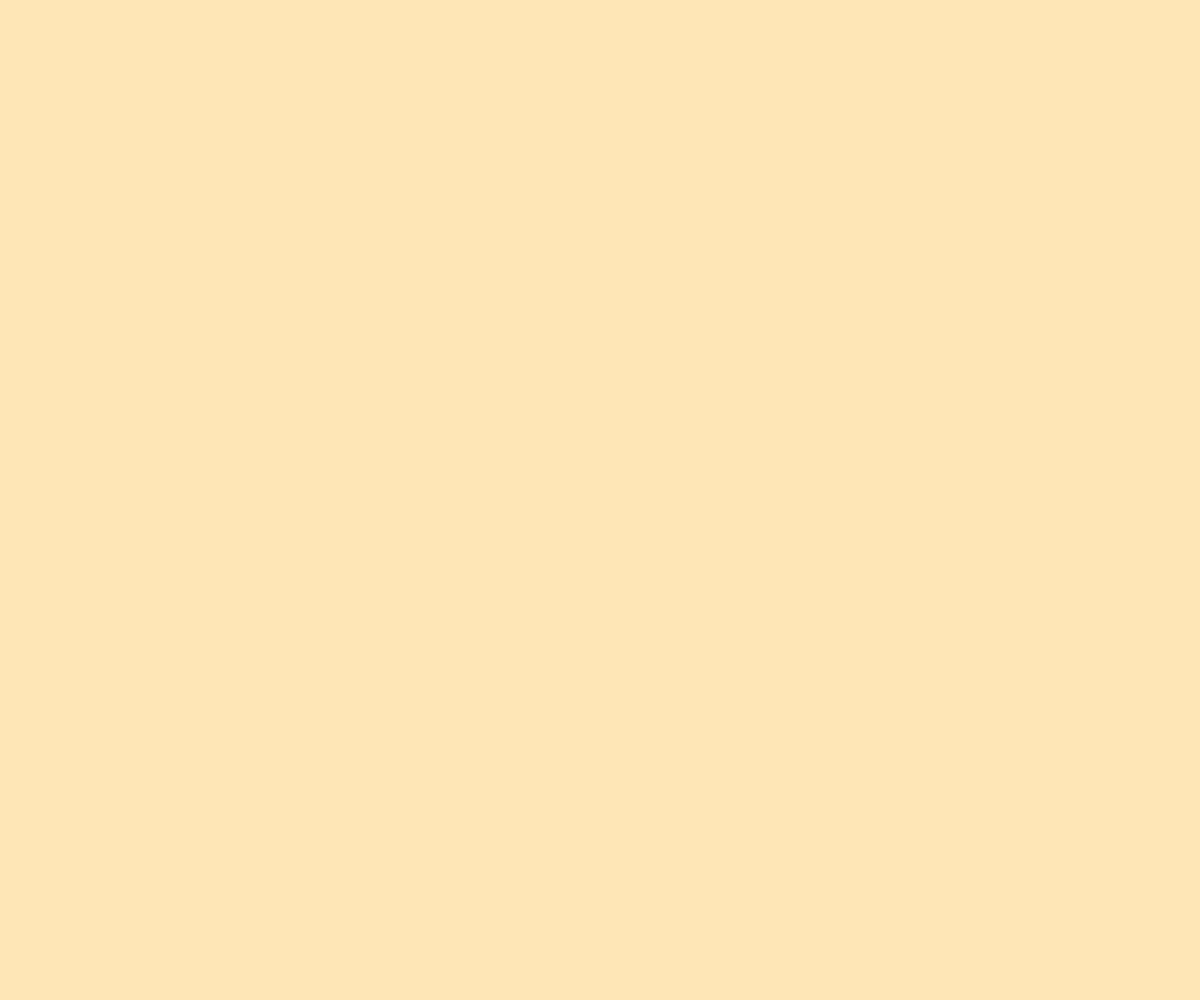
Frame 1 (no input)
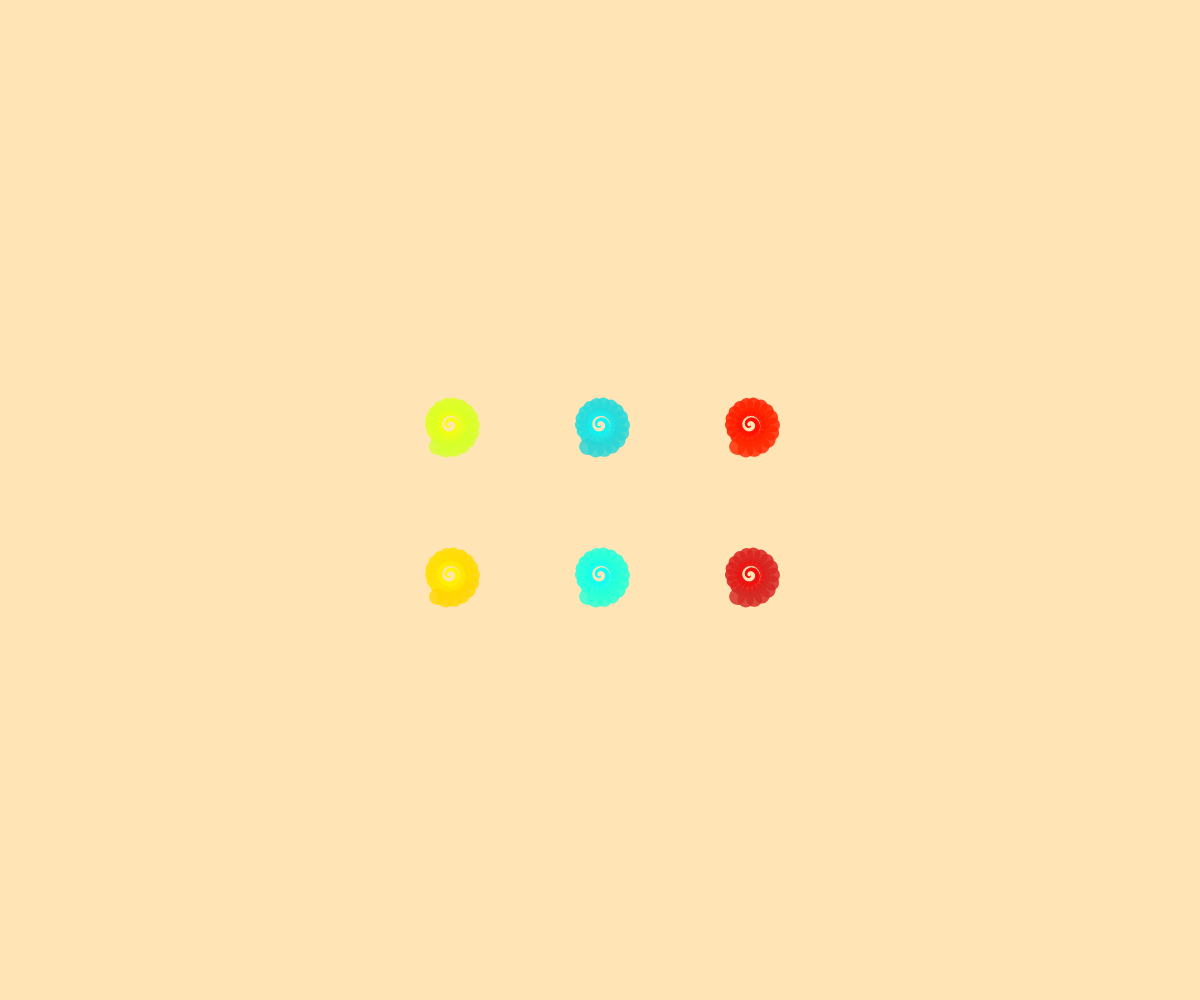
Frame 60 (no input)
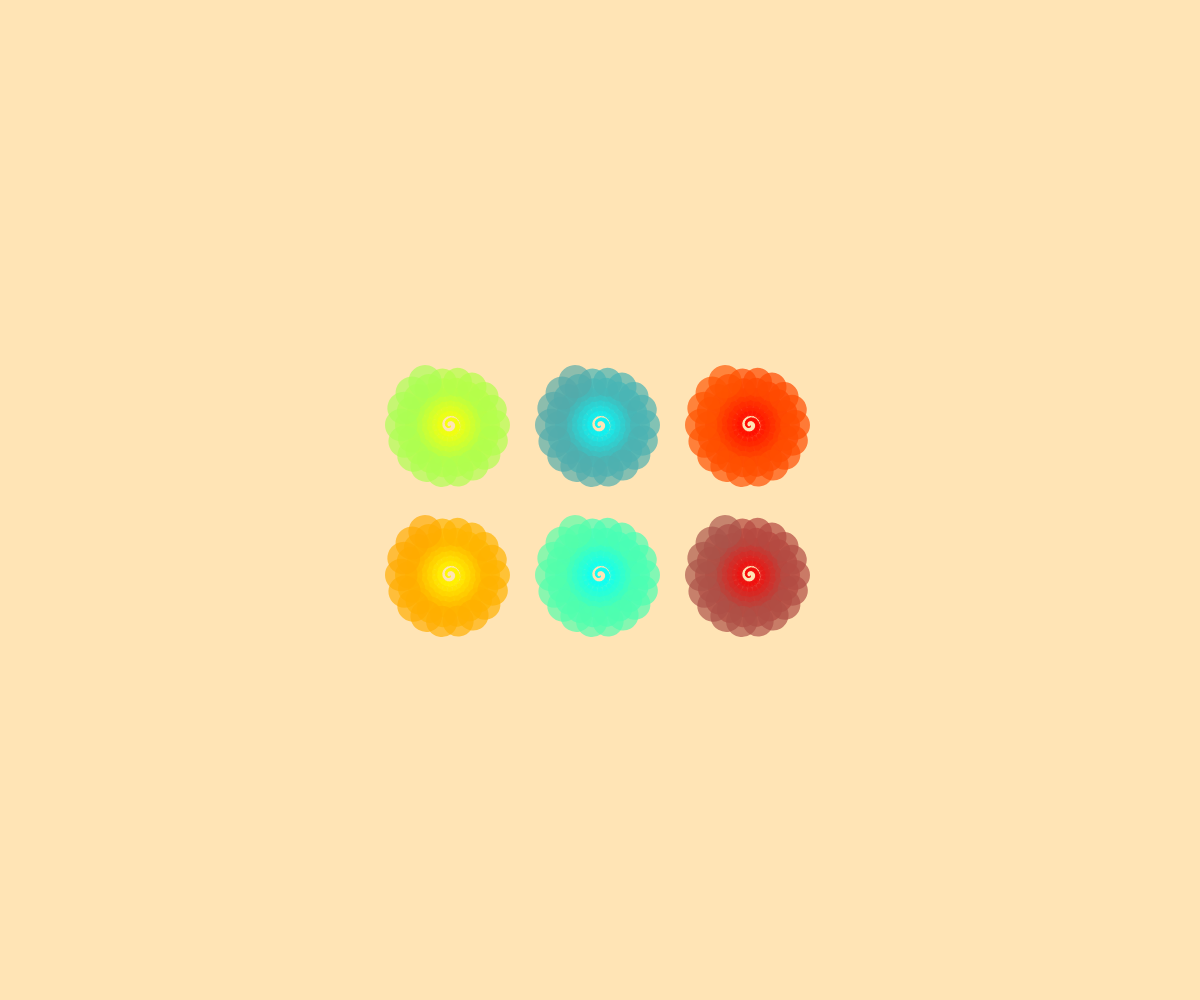
Frame 120 (the mouse pressed at the canvas centre since frame 60)

The p5.js sketch that drew these frames (run headless with seeded random() and noise() and a simulated clock; from frame 60 on, the mouse is pressed at the canvas centre):

// p5.js sketch
// ── sketch.js
function preload(){
  // put preload code here
}

function setup() {
  createCanvas(windowWidth,windowHeight);
  // put setup code here
  background("Moccasin");
  angleMode(DEGREES);

}

function draw() {
  // put drawing code here
  translate(width/2, height/2);

//sotto

  push();
//da rosso a blu
  translate(150, 75);
  fill(lerpColor(color("rgba(255,0,0,1)"), color("rgba(0,255,225,0)"), frameCount/360));
  noStroke();
  rotate(frameCount*20);
  scale(frameCount/360);
  ellipse(150,0,100);

  pop();

  push();
//da giallo a rosso
  translate(-150, 75);
  fill(lerpColor(color("rgba(255,255,0,1)"), color("rgba(255,0,0,0)"), frameCount/360));
  noStroke();
  rotate(frameCount*20);
  scale(frameCount/360);
  ellipse(150,0,100);

  pop();

  push();
//da blu a giallo
  translate(0, 75);
  fill(lerpColor(color("rgba(0,255,255,1)"), color("rgba(255,255,0,0)"), frameCount/360));
  noStroke();
  rotate(frameCount*20);
  scale(frameCount/360);
  ellipse(150,0,100);

  pop();

//sopra

  push();
//da rosso a giallo
  translate(150, -75);
  fill(lerpColor(color("rgba(255,0,0,1)"), color("rgba(255,255,0,0)"), frameCount/360));
  noStroke();
  rotate(frameCount*20);
  scale(frameCount/360);
  ellipse(150,0,100);

  pop();

  push();
//da giallo a blu
  translate(-150, -75);
  fill(lerpColor(color("rgba(255,255,0,1)"), color("rgba(0,255,255,0)"), frameCount/360));
  noStroke();
  rotate(frameCount*20);
  scale(frameCount/360);
  ellipse(150,0,100);

  pop();

  push();
//da blu a rosso
  translate(0, -75);
  fill(lerpColor(color("rgba(0,255,255,1)"), color("rgba(255,0,0,0)"), frameCount/360));
  noStroke();
  rotate(frameCount*20);
  scale(frameCount/360);
  ellipse(150,0,100);

  pop();

  if(frameCount == 1200){noLoop()}

}
